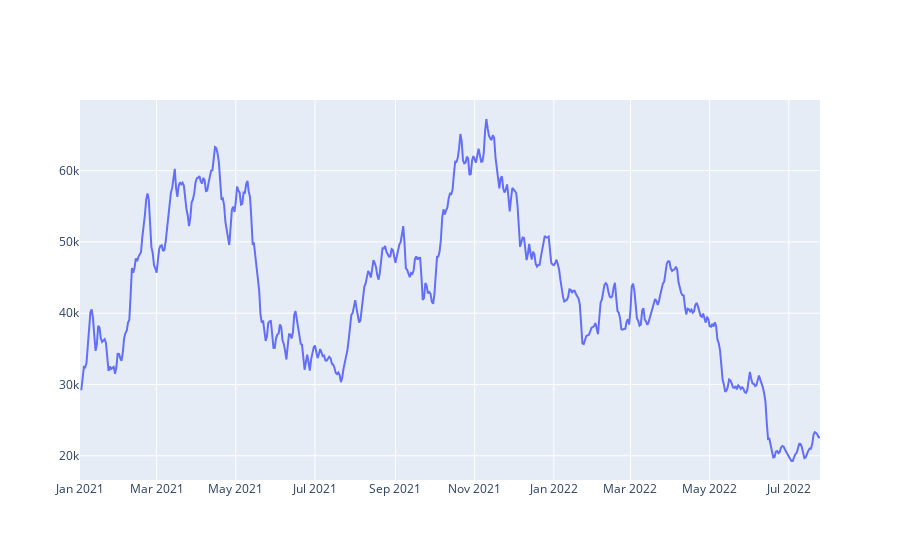

The code cell stored with this chart in its notebook:
### Code cell
f = go.Figure(data=[go.Scatter(
                x=moving.index,
                y=moving['Open'].values
            )
])
f.show()

### Figure 1 — Plotly figure (JSON) as saved in the notebook; plotly's stock layout.template omitted (floating-point values rounded to 4 significant figures; data arrays with more than 128 entries replaced by an {"elided": "..."} marker saying what was removed)
{"data": [{"type": "scatter", "x": {"elided": "571 str values"}, "y": {"elided": "571 float values"}}], "layout": {}}
